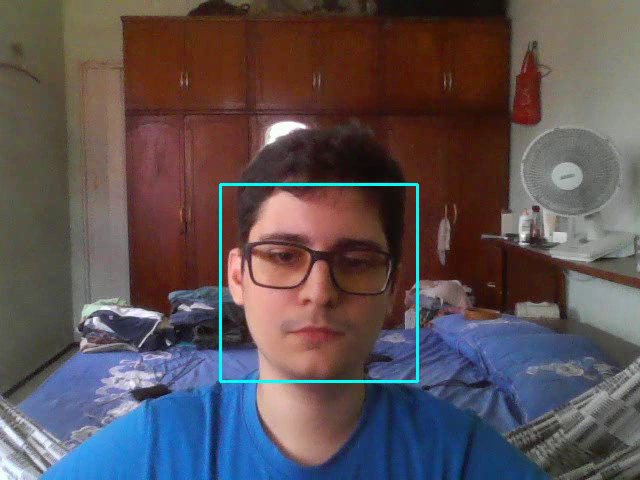
#> input picture frame 13 of face_detection_video.mp4, 640 x 480 px, given in place of the camera
$ python face_detection.py
#> lines starting #> are read from the running program, lines starting #| are printed output that depends on the picture; after the words box and inside, x2 and y2 are one past the last pixel; in counts of white or black regions, pixels touching at a corner belong together
import cv2 as cv

face_cascade = cv.CascadeClassifier('haarcascade_frontalface_default.xml')
cap = cv.VideoCapture(0)
width = int(cap.get(cv.CAP_PROP_FRAME_WIDTH))
height = int(cap.get(cv.CAP_PROP_FRAME_HEIGHT))
writer = cv.VideoWriter('face_detection_video.mp4', cv.VideoWriter_fourcc(*'mp4v'), 10, (width, height))

while True:
    _, img = cap.read()
#> img is the input picture: shape (480, 640, 3); mean B, G, R 84, 80.7, 91.3
    gray = cv.cvtColor(img, cv.COLOR_BGR2GRAY)
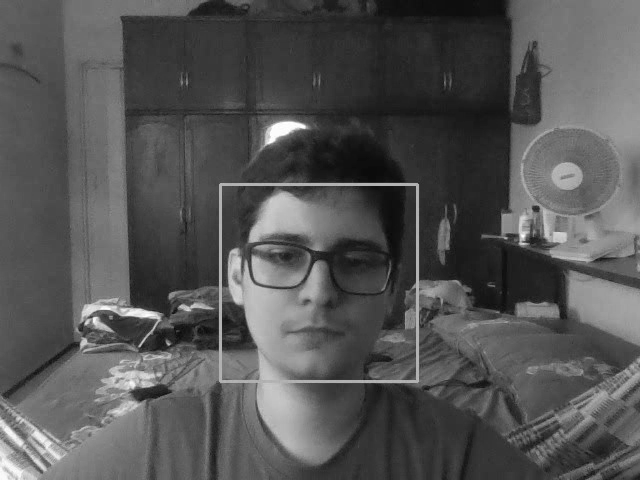
#> gray: shape (480, 640); min 9, max 255, mean 84.2
    faces = face_cascade.detectMultiScale(gray, 1.1, 4)
#> faces = [[218, 181, 205, 205]]

    for (x, y, w, h) in faces:
        cv.rectangle(img, (x, y), (x+w, y+h), (255, 255, 0), 2)
#> this loop made 1 pass
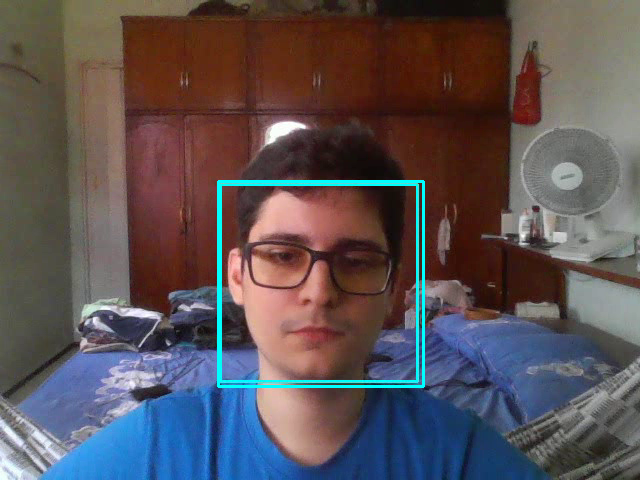
#> img: shape (480, 640, 3); 0.8% of pixels changed, all inside (x1, y1, x2, y2) = (217, 180, 425, 388)

    writer.write(img)
    cv.imshow('img', img)
    k = cv.waitKey(30) & 0xff
#> (key Esc is pressed here)
    if k == 27:
        break

cap.release()
writer.release()
cv.destroyAllWindows()

$ run again, starting later in the video
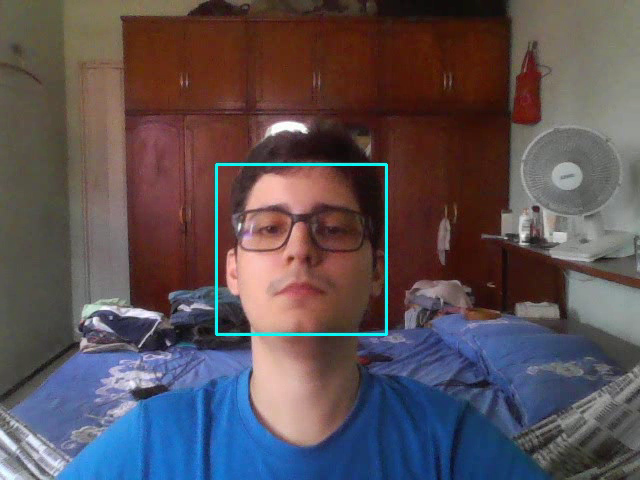
#> input picture frame 62 of face_detection_video.mp4, 640 x 480 px, given in place of the camera
#> img is the input picture: shape (480, 640, 3); mean B, G, R 85.1, 79.8, 90.4
#> `gray = cv.cvtColor(img, cv.COLOR_BGR2GRAY)`:
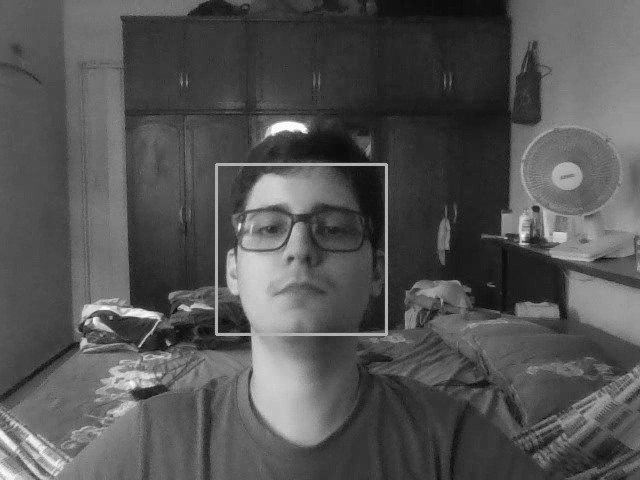
#> gray: shape (480, 640); min 10, max 255, mean 83.6
#> faces = [[383, 268, 102, 102], [216, 164, 171, 171]]
#> the loop `for (x, y, w, h) in faces:` made 2 passes
#> after the loop `for (x, y, w, h) in faces:`:
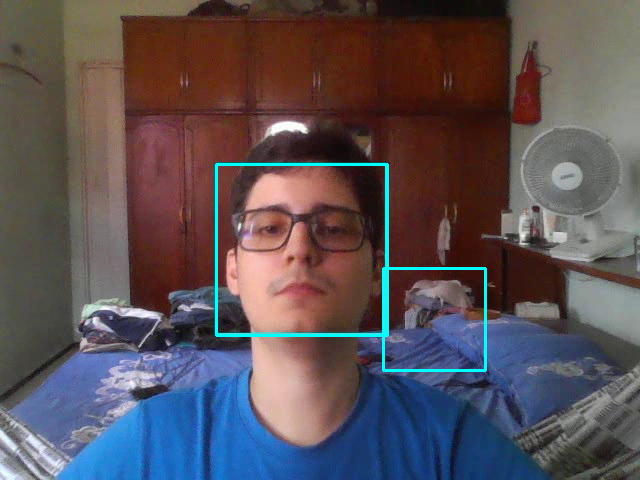
#> img: shape (480, 640, 3); 1.04% of pixels changed, all inside (x1, y1, x2, y2) = (215, 163, 487, 372)

$ run again, starting later in the video
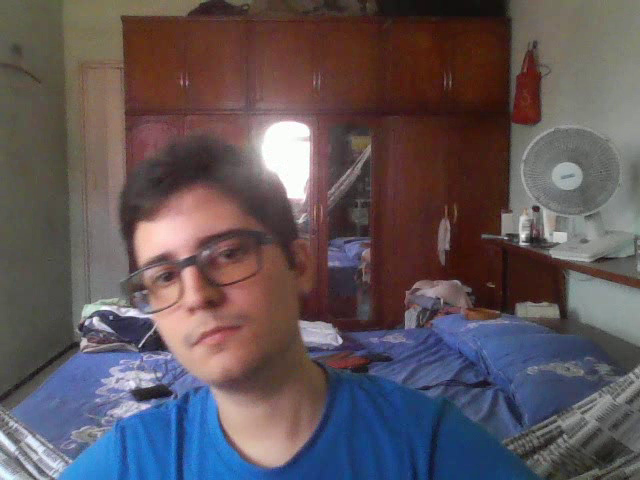
#> input picture frame 110 of face_detection_video.mp4, 640 x 480 px, given in place of the camera
#> img is the input picture: shape (480, 640, 3); mean B, G, R 89.4, 84.5, 95
#> `gray = cv.cvtColor(img, cv.COLOR_BGR2GRAY)`:
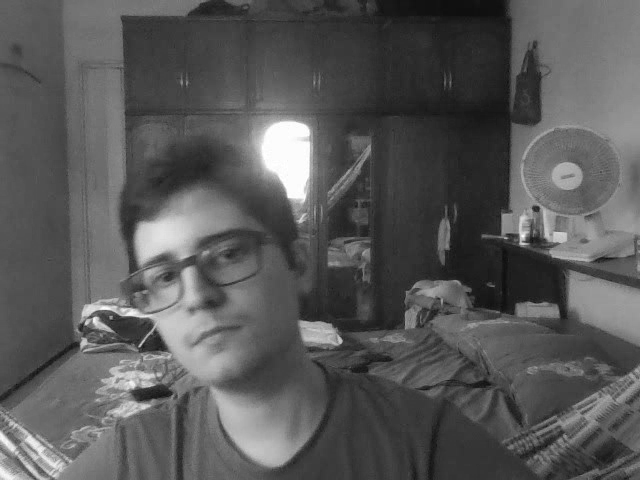
#> gray: shape (480, 640); min 11, max 255, mean 88.2
#> faces = ()
